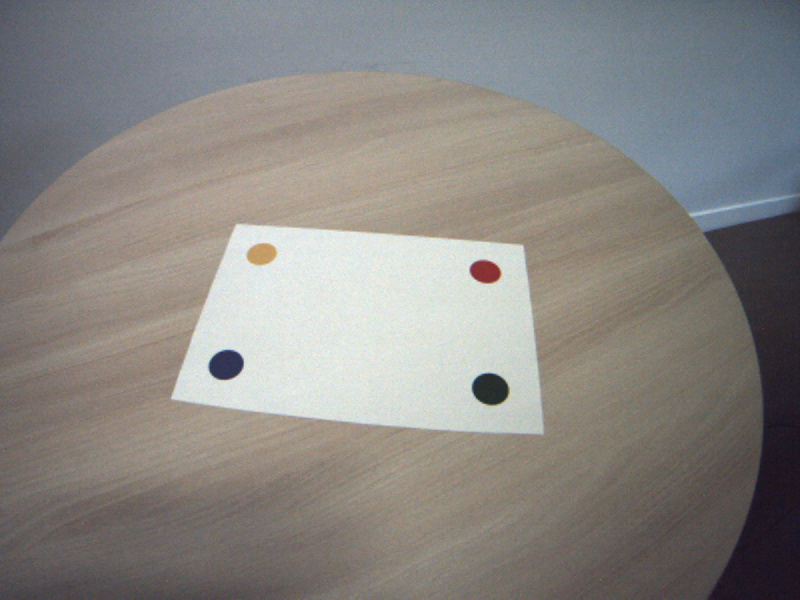
#> input picture seq4/001.png, 800 x 600 px
$ python -i single_function.py   (imports and definitions only)
#> lines starting #> are read from the running program, lines starting #| are printed output that depends on the picture; after the words box and inside, x2 and y2 are one past the last pixel; in counts of white or black regions, pixels touching at a corner belong together
import numpy as np
import skimage
from skimage import morphology
import matplotlib.pyplot as plt
import os
from scipy.interpolate import griddata
from skimage.transform import AffineTransform
import cv2


# [35 lines left out: functions get_png_files, undistort, not called in this run]

def detect_inside_paper(img):
    '''
    given an image, it detects a white paper and everything inside
    return an image where only the paper is visible, evrything else black
    '''
    img_hsv = skimage.color.rgb2hsv(img[:, :, :3])
#> img_hsv: shape (600, 800, 3) float64; mean of channels 0, 1, 2 0.307, 0.138, 0.562

    #error rate allowed per variable
    # could be fine tuned further
    H_TOL = 0.05
    S_TOL = 0.15
    V_TOL = 0.15

    #manually selected hsv values of 4 different random points of the paper
    hsv_values = [
        (0.3167, 0.0429, 0.9137),
        (0.3519, 0.0388, 0.9098),
        (0.4048, 0.0314, 0.8745),
        (0.5909, 0.0474, 0.9098),
        (5.20833333e-02, 1.15107914e-01, 1.50704102e-17)
        #,(9.30555556e-01, 1.66666667e-01, 7.80625564e-18)
    ]

    # Build a mask for each HSV point and combine them with OR
    combined_mask = np.zeros(img_hsv.shape[:2], dtype=bool)
    for (h, s, v) in hsv_values:
        s_mask = (img_hsv[:, :, 1] >= s - S_TOL) & (img_hsv[:, :, 1] <= s + S_TOL)
        v_mask = (img_hsv[:, :, 2] >= v - V_TOL) & (img_hsv[:, :, 2] <= v + V_TOL)

        h_low, h_high = h - H_TOL, h + H_TOL
        if h_low < 0:
            h_mask = (img_hsv[:, :, 0] >= h_low + 1) | (img_hsv[:, :, 0] <= h_high)
        elif h_high > 1:
            h_mask = (img_hsv[:, :, 0] >= h_low) | (img_hsv[:, :, 0] <= h_high - 1)
        else:
            h_mask = (img_hsv[:, :, 0] >= h_low) & (img_hsv[:, :, 0] <= h_high)

        combined_mask |= h_mask & s_mask & v_mask
#> this loop made 5 passes
#> pass 1, in detect_inside_paper, `s_mask = (img_hsv[:, :, 1] >= s - S_TOL) & (img_hsv[:, :, 1] <= s + S_..`:
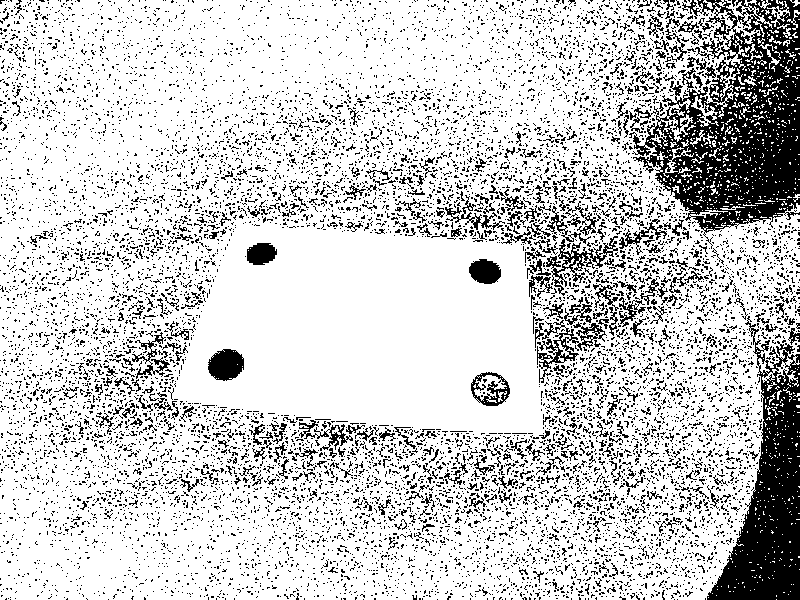
#> s_mask: shape (600, 800) bool; 80.4% white; 10909 black regions (10471 under 20 px), largest, box (x1, y1, x2, y2) and area: (629, 0, 800, 249) 19832, (707, 316, 800, 600) 11857, (537, 320, 607, 383) 1090
#> pass 1, in detect_inside_paper, `h_mask = (img_hsv[:, :, 0] >= h_low) & (img_hsv[:, :, 0] <= h_high)`:
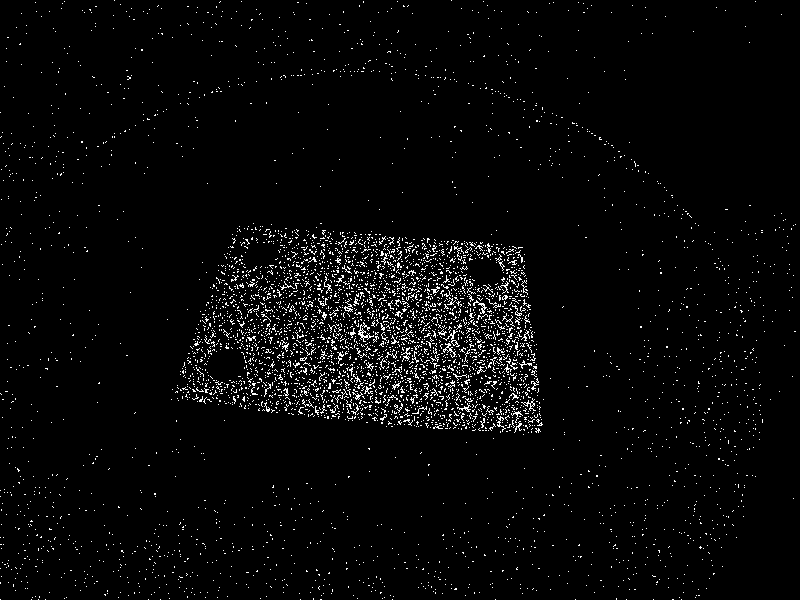
#> h_mask: shape (600, 800) bool; 3% white in thin lines or dots
#> after the loop:
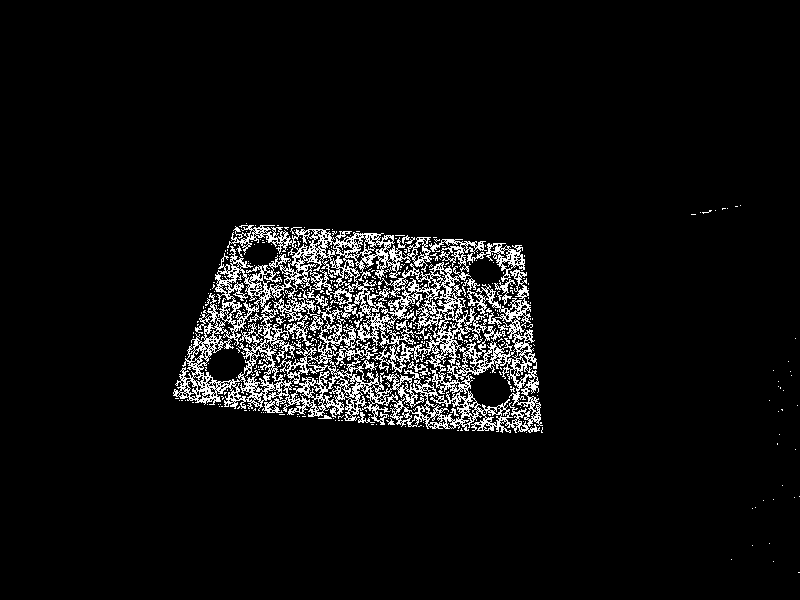
#> combined_mask: shape (600, 800) bool; 6% white in thin lines or dots, all inside (x1, y1, x2, y2) = (173, 205, 800, 573)

    # Morphological closing to fill holes inside the paper
    # disk size controls how aggressively gaps are filled, increase if needed
    selem = morphology.disk(10)
    white_paper_mask = skimage.morphology.closing(combined_mask, selem)
#> white_paper_mask: shape (600, 800) bool; 12.4% white; 29 white regions (27 under 20 px), largest, box (x1, y1, x2, y2) and area: (173, 223, 543, 433) 59267, (769, 365, 793, 412) 242
    white_paper_mask = skimage.morphology.dilation(white_paper_mask, morphology.disk(5) )  # remove small noise
#> white_paper_mask: shape (600, 800) bool; 14.4% white; 15 white regions, largest, box (x1, y1, x2, y2) and area: (168, 218, 548, 438) 66108, (764, 356, 798, 417) 1000, (686, 200, 746, 220) 601

    # Keep only the largest connected region to ignore noise
    labeled = skimage.measure.label(white_paper_mask)
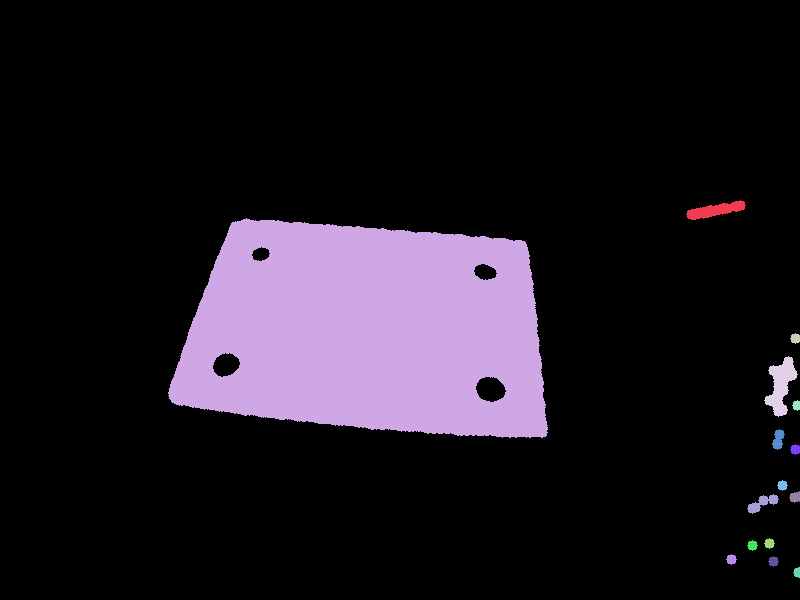
#> labeled: shape (600, 800) int32; 16 distinct labels, from 0 to 15; one colour per label, 0 black
    if labeled.max() > 0:
        largest_region = (labeled == np.argmax(np.bincount(labeled.flat)[1:]) + 1)
#> largest_region: shape (600, 800) bool; 13.8% white; 1 white region, box (x1, y1, x2, y2) and area: (168, 218, 548, 438) 66108
        white_paper_mask = largest_region

    # Fill any remaining holes completely
    white_paper_mask = morphology.remove_small_holes(white_paper_mask, area_threshold=50000)
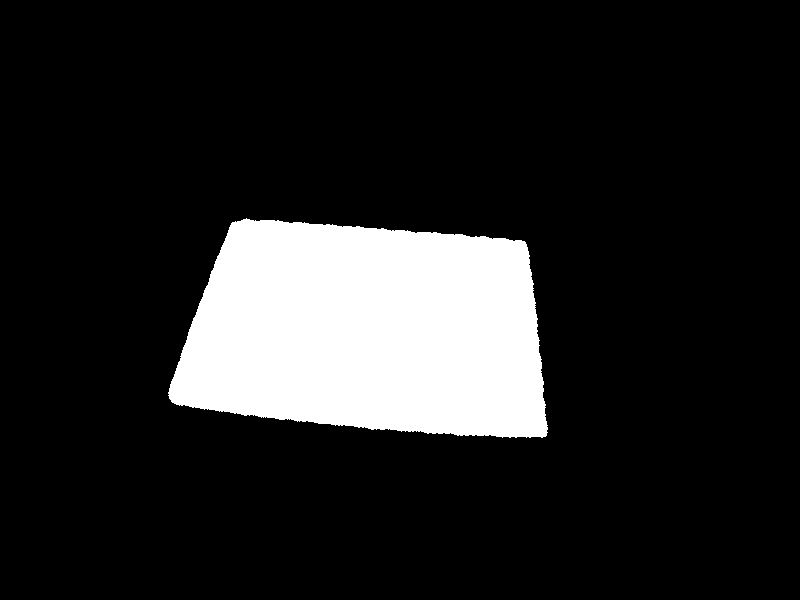
#> white_paper_mask: shape (600, 800) bool; 14.1% white; 1 white region, box (x1, y1, x2, y2) and area: (168, 218, 548, 438) 67575

    # Remove small noisy blobs outside the paper
    #white_paper_mask = morphology.remove_small_objects(white_paper_mask, max_size=5000)

    white_paper_only = img.copy()
    non_white_paper_only = img.copy()

    white_paper_only[~white_paper_mask] = 0
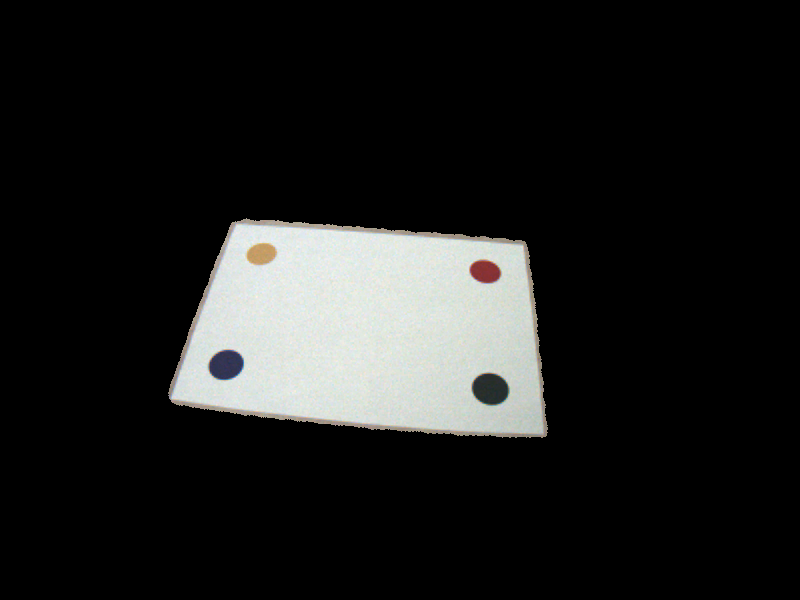
#> white_paper_only: shape (600, 800, 3); mean R, G, B 29.7, 30.2, 29.4
    non_white_paper_only[white_paper_mask] = 0
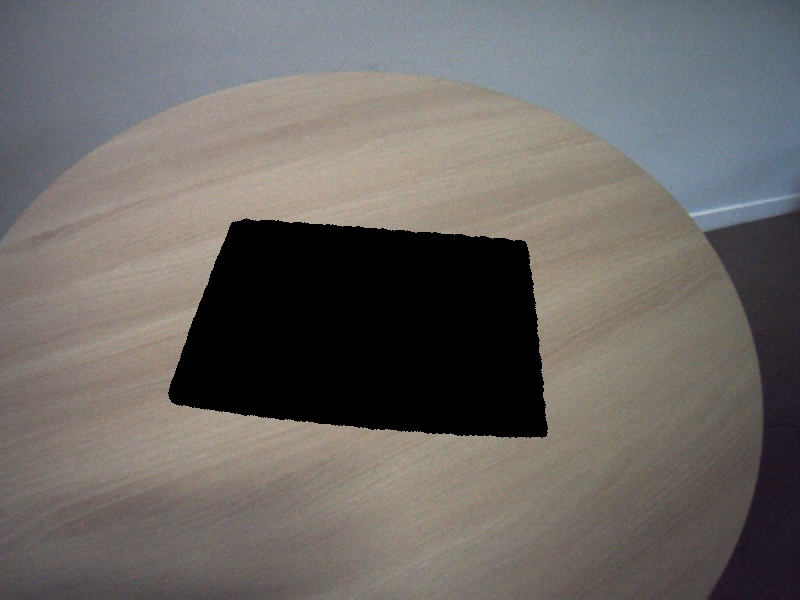
#> non_white_paper_only: shape (600, 800, 3); mean R, G, B 107.7, 104.4, 101.1


    plt.figure()
    plt.imshow(white_paper_only)
    plt.title("Detected paper area")
    plt.show()

    return white_paper_only, non_white_paper_only


# [293 lines left out: functions detect_color, coord_circle_center, transform, predict_missing_coordinate, apply_homography_single_image, not called in this run]


# [33 lines not run here, left out]

>>> import cv2
>>> picture = cv2.cvtColor(cv2.imread('seq4/001.png'), cv2.COLOR_BGR2RGB)
>>> result = detect_inside_paper(picture)

$ run again, on seq4/022.png
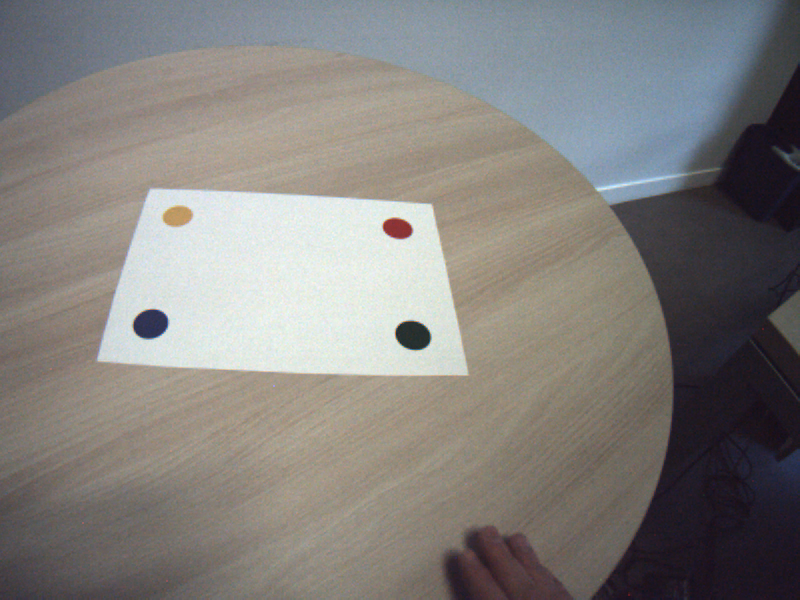
#> input picture seq4/022.png, 800 x 600 px
#> img_hsv: shape (600, 800, 3) float64; mean of channels 0, 1, 2 0.342, 0.158, 0.541
#> after the loop in detect_inside_paper, `for (h, s, v) in hsv_values:`:
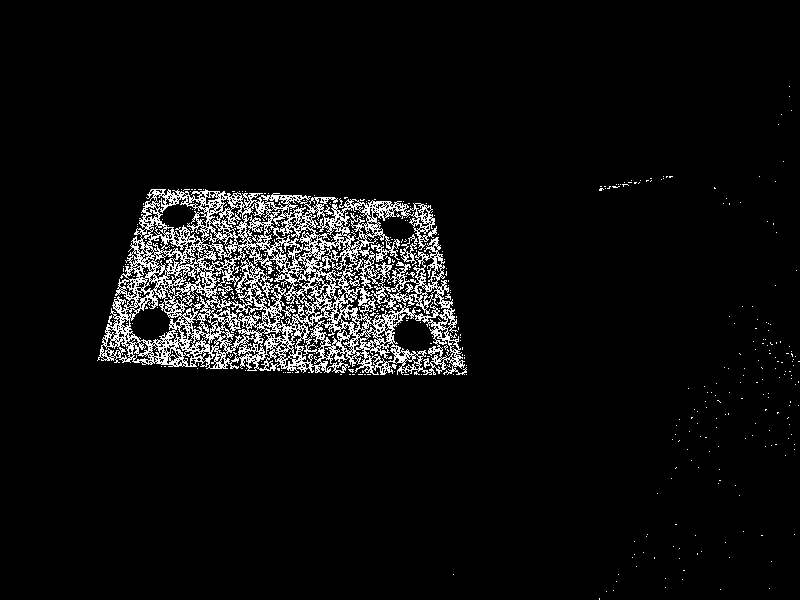
#> combined_mask: shape (600, 800) bool; 5.9% white in thin lines or dots, all inside (x1, y1, x2, y2) = (97, 86, 800, 600)
#> labeled: shape (600, 800) int32; 39 distinct labels, from 0 to 38
#> largest_region: shape (600, 800) bool; 12.8% white; 1 white region, box (x1, y1, x2, y2) and area: (92, 184, 472, 380) 61385
#> in detect_inside_paper, `non_white_paper_only[white_paper_mask] = 0`:
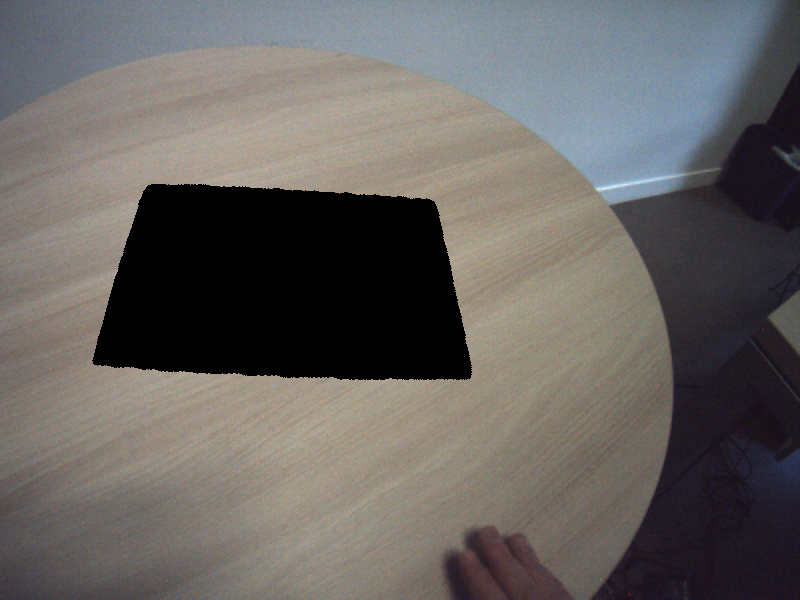
#> non_white_paper_only: shape (600, 800, 3); mean R, G, B 103.7, 100, 97.4
